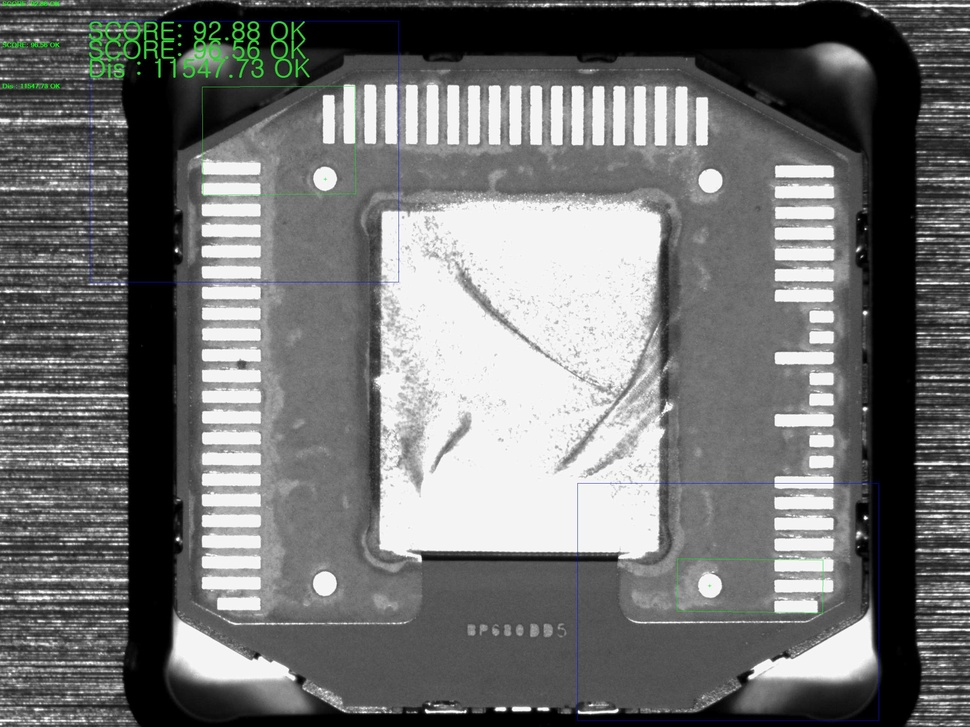
#> input picture PDX_D/VTY1S0BS29A1_OK_PBDVCM_FNJHQ0201J800014Y2_20260304115706169_VCMFPB660A.jpg, 970 x 727 px, shrunk from 2592 x 1944 before the run; its folder holds only this picture in this run
$ python -i image_processing.py   (imports and definitions only)
#> lines starting #> are read from the running program, lines starting #| are printed output that depends on the picture
import cv2
import numpy as np
import multiprocessing as mp
from pathlib import Path
import Core.config as config
import Core.file_utils as file_utils


worker_templates = []
worker_clahe = None


# [36 lines left out: functions init_worker, increase_contrast, detect_lines, not called in this run]


def detect_best_match(search_area_gray, templates):
    """Finds the best template match within a search area."""
    best_loc, best_val, best_t_w, best_t_h = None, float('inf'), 0, 0
    for template, t_w, t_h in templates:
        if t_h > search_area_gray.shape[0] or t_w > search_area_gray.shape[1]:
            continue
        try:
            print('try')
            res = cv2.matchTemplate(
                search_area_gray, template, config.MATCH_METHOD)
            min_val, _, min_loc, _ = cv2.minMaxLoc(res)
            if min_val < best_val:
                best_val, best_loc, best_t_w, best_t_h = min_val, min_loc, t_w, t_h
            if config.EARLY_EXIT_THRESHOLD > 0 and best_val < config.EARLY_EXIT_THRESHOLD:
                break
        except Exception as e:
            print(f"Error in template matching: {e}")
    return best_loc, best_t_w, best_t_h


# [34 lines left out: functions detect_HTCC_line, detect_VCM_line, not called in this run]


def draw_line_on_image(image, y, color=(0, 0, 255), thickness=1):
    """Draws a horizontal line on an image."""
    cv2.line(image, (0, int(y)), (image.shape[1], int(y)), color, thickness)


def process_image_pipeline(image_path, output_folders):
    """The main processing pipeline for a single image."""
#> called with output_folders = 'out.png'
    try:
        img_bgr = cv2.imread(str(image_path))
#> img_bgr is the input picture: shape (727, 970, 3); mean B, G, R 112.8, 113.3, 112.4
        if img_bgr is None:
            print(f"Warning: Could not read {image_path.name}. Skipping.")
            return "FAILED_READ"

        img_gray = cv2.cvtColor(img_bgr, cv2.COLOR_BGR2GRAY)
        if worker_clahe:
            img_gray = worker_clahe.apply(img_gray)

        h, w = img_gray.shape
#> h = 727; w = 970
        search_start_y = int(h * 0.5 / 5)
#> search_start_y = 72
        search_width = int(w * config.SEARCH_WIDTH_RATIO)
#> search_width = 291
        search_offset_x = (w - search_width)
#> search_offset_x = 679
        search_area_gray = img_gray[search_start_y:,
                                    search_offset_x:search_offset_x + search_width]
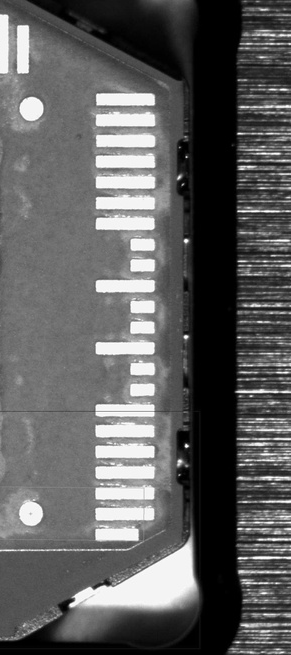
#> search_area_gray: shape (655, 291); min 0, max 255, mean 94.5

        match_loc, t_w, t_h = detect_best_match(
            search_area_gray, worker_templates)
#> after the loop in detect_best_match, `for template, t_w, t_h in templates:`: best_t_h = 0; best_val = inf
#> t_w = 0; t_h = 0

        print(match_loc)
#| None

        if not (match_loc and t_w > 0):
            print(f"No template match for {image_path.name}. Skipping.")
            return "FAILED_CROP"

        x = match_loc[0] + search_offset_x
        y = match_loc[1] + search_start_y
        center_x = x + t_w / 2

        y_start = np.clip(y + config.TOP_OFFSET, 0, h)
        y_end = np.clip(y + t_h + config.BOTTOM_OFFSET, 0, h)
        x_start = np.clip(int(center_x + config.CROP_WIDTH / 2), 0, x+t_w)
        x_end = np.clip(x_start + config.CROP_WIDTH, 0, x + t_w)


        cropped_image = img_bgr[y_start:y_end, x_start:x_end]
        ch, cw = cropped_image.shape[:2]
        # Rotate cropped image only if vertical
        if cw < ch:
            cropped_image = cv2.rotate(
                cropped_image,
                cv2.ROTATE_90_CLOCKWISE
            )

        filename, ext = image_path.stem, image_path.suffix

        if config.DEBUG:
            debug_img = img_bgr.copy()
            cv2.rectangle(debug_img, (search_offset_x, search_start_y),
                          (search_offset_x + search_width, h), (0, 0, 255), 2)
            cv2.rectangle(debug_img, (x, y),
                          (x + t_w, y + t_h), (0, 255, 0), 2)
            cv2.rectangle(debug_img, (x_start, y_start),
                          (x_end, y_end), (255, 0, 0), 2)
            debug_path = output_folders['crop'] / f"{filename}_debug_crop.jpg"
            cv2.imwrite(str(debug_path), debug_img)

        params = config.DETECTION_PARAMS
        edges_htcc, max_y_htcc = detect_HTCC_line(
            cropped_image, params['angle_threshold'], params['htcc_hough'])
        edges_vcm, max_y_vcm = detect_VCM_line(
            cropped_image, params['angle_threshold'], params['vcm_hough'])

        if config.SAVE_EDGES_IMAGE:
            if edges_htcc is not None:
                cv2.imwrite(
                    str(output_folders['edges'] / f"{filename}_htcc_edges{ext}"), edges_htcc)
            if edges_vcm is not None:
                cv2.imwrite(
                    str(output_folders['edges'] / f"{filename}_vcm_edges{ext}"), edges_vcm)

        status = "NG"
        if max_y_htcc != -1 and max_y_vcm != -1 and max_y_htcc <= max_y_vcm - params['detect_threshold']:
            status = "OK"

        cv2.imwrite(
            str(output_folders[status.lower()] / f"{filename}{ext}"), cropped_image)

        if config.SAVE_IMAGE_LINES:
            img_with_lines = cropped_image.copy()
            if max_y_htcc != -1:
                draw_line_on_image(
                    img_with_lines, max_y_htcc, color=(0, 0, 255))
            if max_y_vcm != -1:
                draw_line_on_image(
                    img_with_lines, max_y_vcm, color=(0, 255, 0))
            cv2.imwrite(
                str(output_folders['crop'] / f"{filename}_{status}{ext}"), img_with_lines)

        return status
    except Exception as e:
#> (the run stopped early here; a loop or call above may not have finished)

$ run again, on PDX_D/VTY1S0BS29A1_OK_PBDVCM_FNJHQ020M3Y00014Y2_20260304022144867_VCMFPB660A.jpg
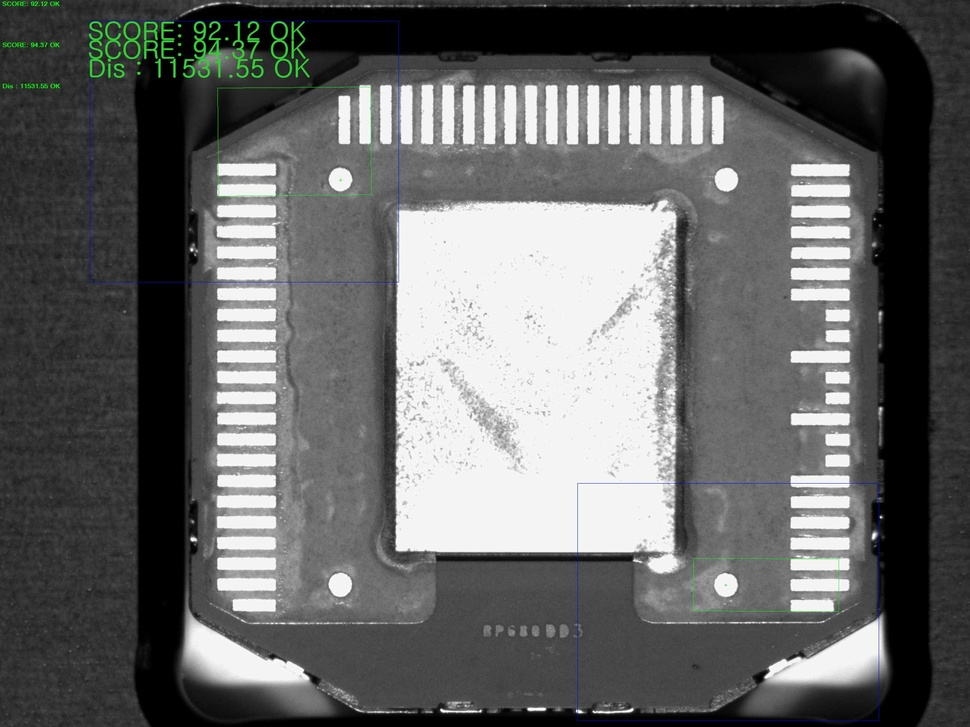
#> input picture PDX_D/VTY1S0BS29A1_OK_PBDVCM_FNJHQ020M3Y00014Y2_20260304022144867_VCMFPB660A.jpg, 970 x 727 px, shrunk from 2592 x 1944 before the run
#> in process_image_pipeline, img_bgr is the input picture: shape (727, 970, 3); mean B, G, R 101.2, 101.7, 100.8
#> in process_image_pipeline, `search_area_gray = img_gray[search_start_y:, search_offset_x:search_of..`:
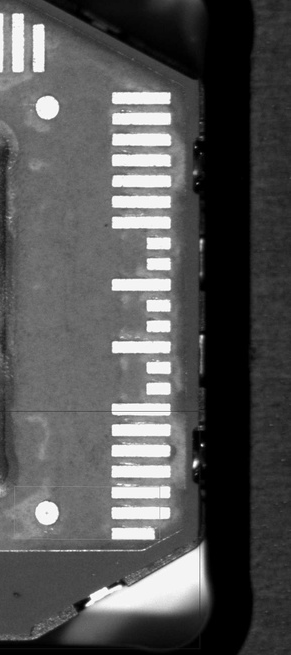
#> search_area_gray: shape (655, 291); min 0, max 255, mean 84.8
#> after the loop in detect_best_match, `for template, t_w, t_h in templates:`: best_t_h = 0; best_val = inf
#> t_w = 0
#| None
